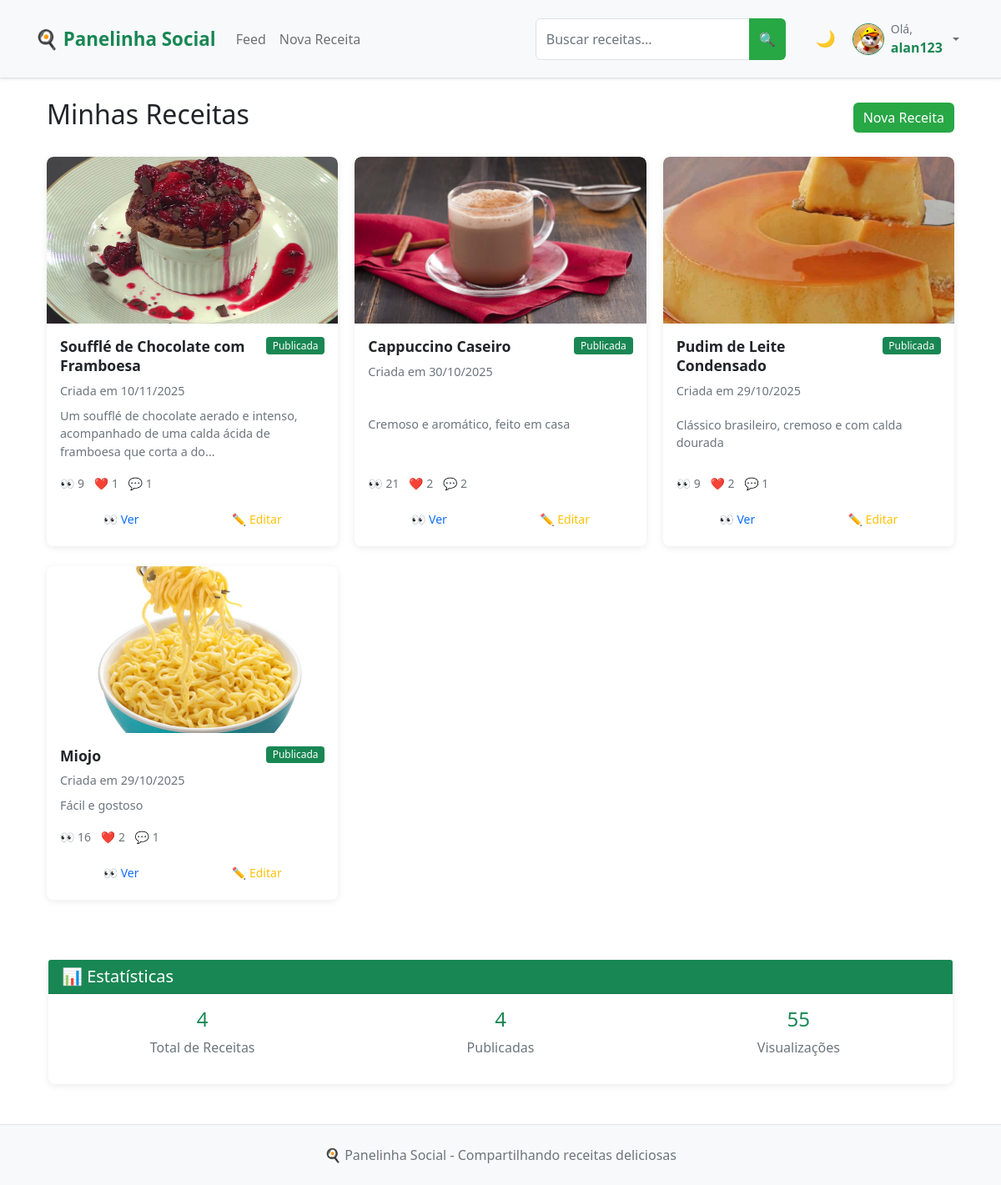
The page /my_recipes (signed in) on the database as committed earlier.
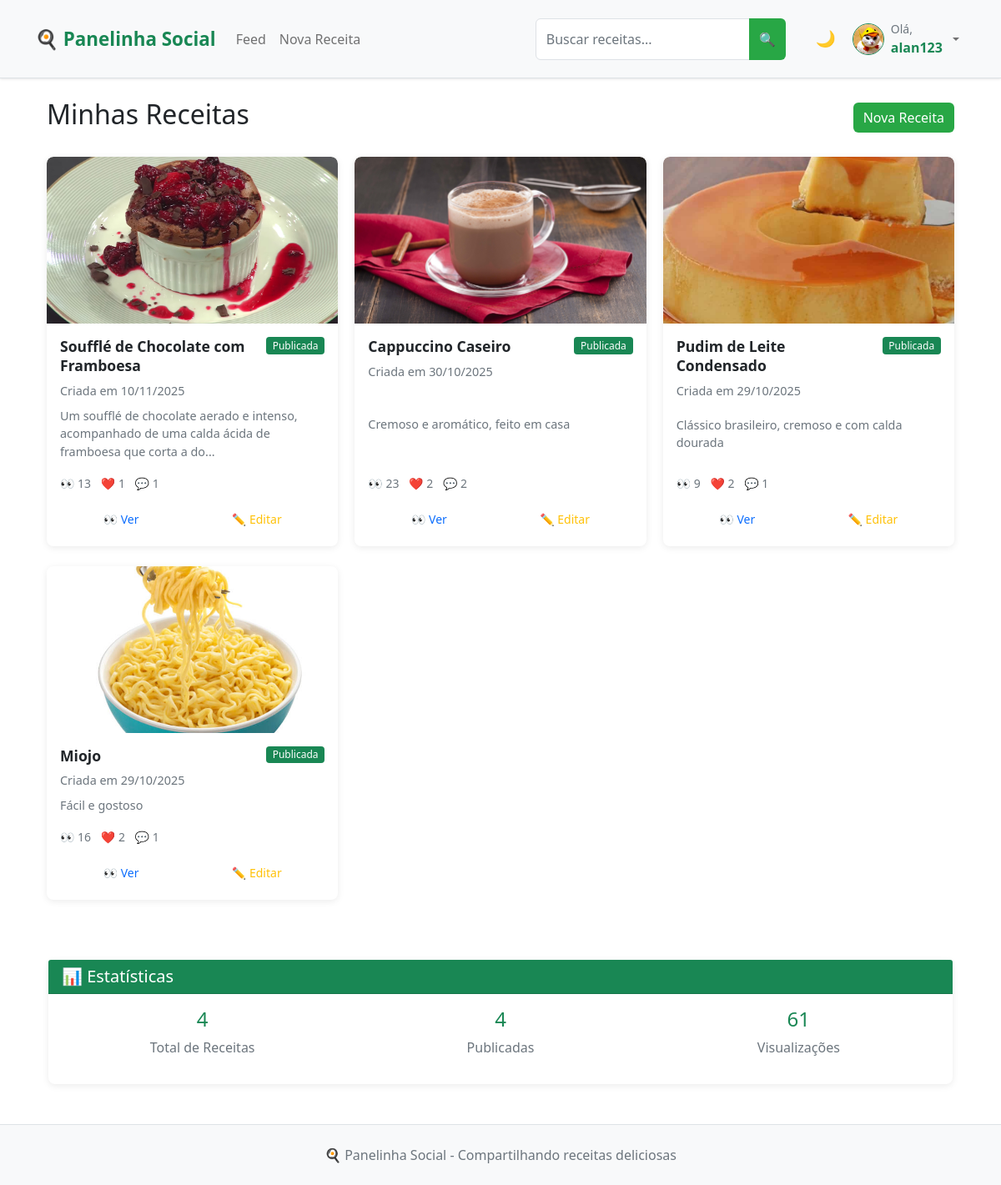
The same page on the database as committed later.
### app.py (models this page shows, shortened)
class Recipe(db.Model):
    __tablename__ = 'recipe'
    id = db.Column(db.Integer, primary_key=True)
    title = db.Column(db.String(100), nullable=False, index=True)
    description = db.Column(db.Text)
    ingredients = db.Column(db.Text)
    steps = db.Column(db.Text)
    image = db.Column(db.String(200))
    categories = db.Column(db.String(200))
    difficulty = db.Column(db.String(20), nullable=False, default='Fácil', index=True)  # NOVO CAMPO
    is_draft = db.Column(db.Boolean, default=False, index=True)
    created_at = db.Column(db.DateTime, default=datetime.utcnow, index=True)
    updated_at = db.Column(db.DateTime, default=datetime.utcnow, onupdate=datetime.utcnow)
    views = db.Column(db.Integer, default=0, index=True)
    user_id = db.Column(db.Integer, db.ForeignKey('user.id'), nullable=False, index=True)
    likes = db.relationship('Like', backref='recipe', lazy='select')
    comments = db.relationship('Comment', backref='recipe', lazy='select')
    saved_by = db.relationship('SavedRecipe', backref='recipe', lazy='select')
    def like_count(self):
        if hasattr(self, '_like_count'):
            return self._like_count
        return len(self.likes)
    def comment_count(self):
        if hasattr(self, '_comment_count'):
            return self._comment_count
        return len(self.comments)

### app.py (the view)
@app.route('/my_recipes')
@login_required
def my_recipes():
    recipes_query = Recipe.query.filter_by(user_id=current_user.id).order_by(Recipe.created_at.desc())
    recipes = get_recipes_with_counts(recipes_query)
    return render_template('my_recipes.html', title='Minhas Receitas', recipes=recipes)

### app.py (called while the page is built)
@login_manager.user_loader
def load_user(id):
    return User.query.get(int(id))

### templates/my_recipes.html (shortened to what the changed rows need)
{% extends "base.html" %}
{% block content %}
<div class="container-fluid">
    <div class="row">
        <div class="col-12">
            <div class="d-flex justify-content-between align-items-center mb-4">
                <h2>Minhas Receitas</h2>
            </div>
            {% if recipes %}
                <div class="row">
                    {% for recipe in recipes %}
                        <div class="col-xl-4 col-lg-6 col-md-6 mb-4">
                            <div class="card h-100 recipe-card">
                                <a href="{{ url_for('recipe_detail', recipe_id=recipe.id) }}" class="text-decoration-none">
                                    {% if recipe.image %}
                                        <img src="{{ url_for('static', filename='uploads/' + recipe.image) }}"
                                             class="card-img-top" alt="{{ recipe.title }}" style="height: 200px; object-fit: cover;">
                                    {% else %}
                                        <div class="card-img-top bg-light d-flex align-items-center justify-content-center"
                                             style="height: 200px;">
                                            <span class="text-muted">📷 Sem imagem</span>
                                        </div>
                                    {% endif %}
                                </a>
                                <div class="card-body d-flex flex-column">
                                    <div class="d-flex justify-content-between align-items-start mb-2">
                                        <a href="{{ url_for('recipe_detail', recipe_id=recipe.id) }}" class="text-decoration-none text-dark flex-grow-1">
                                            <h5 class="card-title mb-0">{{ recipe.title }}</h5>
                                        </a>
                                        {% if recipe.is_draft %}
                                            <span class="badge bg-warning ms-2">Rascunho</span>
                                        {% else %}
                                            <span class="badge bg-success ms-2">Publicada</span>
                                        {% endif %}
                                    </div>
                                    <p class="card-text text-muted small mb-2">
                                        Criada em {{ recipe.created_at.strftime('%d/%m/%Y') }}
                                    </p>
                                    <a href="{{ url_for('recipe_detail', recipe_id=recipe.id) }}" class="text-decoration-none text-dark flex-grow-1">
                                        <p class="card-text mb-3">
                                            {{ recipe.description[:100] }}{% if recipe.description|length > 100 %}...{% endif %}
                                        </p>
                                    </a>
                                    <div class="mt-auto">
                                        <div class="d-flex justify-content-between align-items-center mb-3">
                                            <div class="text-muted small">
                                                <span class="me-2">👀 {{ recipe.views }}</span>
                                                <span class="me-2">❤️ {{ recipe.like_count() }}</span>
                                                <span>💬 {{ recipe.comment_count() }}</span>
                                            </div>
                                        </div>
                                        <div class="d-flex justify-content-between gap-2">
                                            <a href="{{ url_for('recipe_detail', recipe_id=recipe.id) }}"
                                               class="btn btn-sm btn-outline-primary flex-fill">
                                                👀 Ver
                                            </a>
                                            <a href="{{ url_for('edit_recipe', recipe_id=recipe.id) }}"
                                               class="btn btn-sm btn-outline-warning flex-fill">
                                                ✏️ Editar
                                            </a>
                                        </div>
                                    </div>
                                </div>
                            </div>
                        </div>
                    {% endfor %}
                </div>
                <div class="row mt-5">
                    <div class="col-12">
                        <div class="card">
                            <div class="card-header bg-success text-white">
                                <h5 class="mb-0">📊 Estatísticas</h5>
                            </div>
                            <div class="card-body">
                                <div class="row text-center">
                                    <div class="col-md-4">
                                        <h4 class="text-success">{{ recipes|length }}</h4>
                                        <p class="text-muted">Total de Receitas</p>
                                    </div>
                                    <div class="col-md-4">
                                        <h4 class="text-success">{{ recipes|selectattr('is_draft', 'equalto', false)|list|length }}</h4>
                                        <p class="text-muted">Publicadas</p>
                                    </div>
                                    <div class="col-md-4">
                                        <h4 class="text-success">{{ recipes|sum(attribute='views') }}</h4>
                                        <p class="text-muted">Visualizações</p>
                                    </div>
                                </div>
                            </div>
                        </div>
                    </div>
                </div>
            {% endif %}
        </div>
    </div>
</div>
{% endblock %}

Rows that differ between the two databases and show on the page:
changed Recipe "Soufflé de Chocolate com Framboesa": views "9" → "13"
changed Recipe "Cappuccino Caseiro": views "21" → "23"
Other text that changed with them:
{{ recipes|sum(attribute='views') }}: "55" → "61"
